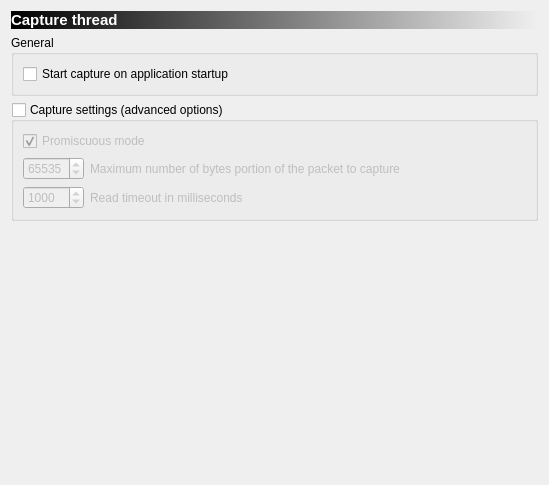
     <widget class="QWidget" name="page_4">
      <layout class="QGridLayout" name="gridLayout_6">
       <item row="0" column="0">
        <widget class="QLabel" name="label_5">
         <property name="sizePolicy">
          <sizepolicy hsizetype="Preferred" vsizetype="Fixed">
           <horstretch>0</horstretch>
           <verstretch>0</verstretch>
          </sizepolicy>
         </property>
         <property name="autoFillBackground">
          <bool>false</bool>
         </property>
         <property name="styleSheet">
          <string notr="true">background-color: qlineargradient(spread:pad, x1:0, y1:0, x2:1, y2:0, stop:0 rgba(0, 0, 0, 255), stop:1 rgba(240, 240, 240, 255));
color: rgb(255, 255, 255);</string>
         </property>
         <property name="frameShape">
          <enum>QFrame::NoFrame</enum>
         </property>
         <property name="text">
          <string>&lt;!DOCTYPE HTML PUBLIC &quot;-//W3C//DTD HTML 4.0//EN&quot; &quot;http://www.w3.org/TR/REC-html40/strict.dtd&quot;&gt;
&lt;html&gt;&lt;head&gt;&lt;meta name=&quot;qrichtext&quot; content=&quot;1&quot; /&gt;&lt;style type=&quot;text/css&quot;&gt;
p, li { white-space: pre-wrap; }
&lt;/style&gt;&lt;/head&gt;&lt;body style=&quot; font-family:'MS Shell Dlg 2'; font-size:8.25pt; font-weight:400; font-style:normal;&quot;&gt;
&lt;p style=&quot; margin-top:0px; margin-bottom:0px; margin-left:0px; margin-right:0px; -qt-block-indent:0; text-indent:0px;&quot;&gt;&lt;span style=&quot; font-size:11pt; font-weight:600;&quot;&gt;Capture thread&lt;/span&gt;&lt;/p&gt;&lt;/body&gt;&lt;/html&gt;</string>
         </property>
         <property name="margin">
          <number>3</number>
         </property>
        </widget>
       </item>
       <item row="2" column="0">
        <widget class="QGroupBox" name="groupBoxCapture">
         <property name="sizePolicy">
          <sizepolicy hsizetype="Preferred" vsizetype="Preferred">
           <horstretch>0</horstretch>
           <verstretch>0</verstretch>
          </sizepolicy>
         </property>
         <property name="title">
          <string>Capture settings (advanced options)</string>
         </property>
         <property name="checkable">
          <bool>true</bool>
         </property>
         <property name="checked">
          <bool>false</bool>
         </property>
         <layout class="QGridLayout" name="gridLayout_7">
          <item row="0" column="0" colspan="3">
           <widget class="QCheckBox" name="checkBoxMode">
            <property name="text">
             <string>Promiscuous mode</string>
            </property>
            <property name="checked">
             <bool>true</bool>
            </property>
            <property name="autoRepeat">
             <bool>false</bool>
            </property>
           </widget>
          </item>
          <item row="1" column="0">
           <widget class="QSpinBox" name="spinBoxBytesOfPacket">
            <property name="sizePolicy">
             <sizepolicy hsizetype="Fixed" vsizetype="Fixed">
              <horstretch>0</horstretch>
              <verstretch>0</verstretch>
             </sizepolicy>
            </property>
            <property name="wrapping">
             <bool>true</bool>
            </property>
            <property name="accelerated">
             <bool>true</bool>
            </property>
            <property name="minimum">
             <number>1</number>
            </property>
            <property name="maximum">
             <number>65535</number>
            </property>
            <property name="value">
             <number>65535</number>
            </property>
           </widget>
          </item>
          <item row="1" column="1">
           <widget class="QLabel" name="label_6">
            <property name="text">
             <string>Maximum number of bytes portion of the packet to capture</string>
            </property>
           </widget>
          </item>
          <item row="1" column="2">
           <spacer name="horizontalSpacer_3">
            <property name="orientation">
             <enum>Qt::Horizontal</enum>
            </property>
            <property name="sizeHint" stdset="0">
             <size>
              <width>40</width>
              <height>20</height>
             </size>
            </property>
           </spacer>
          </item>
          <item row="2" column="0">
           <widget class="QSpinBox" name="spinBoxTimeout">
            <property name="sizePolicy">
             <sizepolicy hsizetype="Fixed" vsizetype="Fixed">
              <horstretch>0</horstretch>
              <verstretch>0</verstretch>
             </sizepolicy>
            </property>
            <property name="wrapping">
             <bool>true</bool>
            </property>
            <property name="accelerated">
             <bool>true</bool>
            </property>
            <property name="maximum">
             <number>65535</number>
            </property>
            <property name="singleStep">
             <number>50</number>
            </property>
            <property name="value">
             <number>1000</number>
            </property>
           </widget>
          </item>
          <item row="2" column="1">
           <widget class="QLabel" name="label_7">
            <property name="text">
             <string>Read timeout in milliseconds</string>
            </property>
           </widget>
          </item>
         </layout>
        </widget>
       </item>
       <item row="3" column="0">
        <spacer name="verticalSpacer_2">
         <property name="orientation">
          <enum>Qt::Vertical</enum>
         </property>
         <property name="sizeHint" stdset="0">
          <size>
           <width>527</width>
           <height>253</height>
          </size>
         </property>
        </spacer>
       </item>
       <item row="1" column="0">
        <widget class="QGroupBox" name="groupBox_2">
         <property name="title">
          <string>General</string>
         </property>
         <layout class="QGridLayout" name="gridLayout_10">
          <item row="0" column="0">
           <widget class="QCheckBox" name="checkBoxAutoStart">
            <property name="text">
             <string>Start capture on application startup</string>
            </property>
           </widget>
          </item>
         </layout>
        </widget>
       </item>
      </layout>
     </widget>
